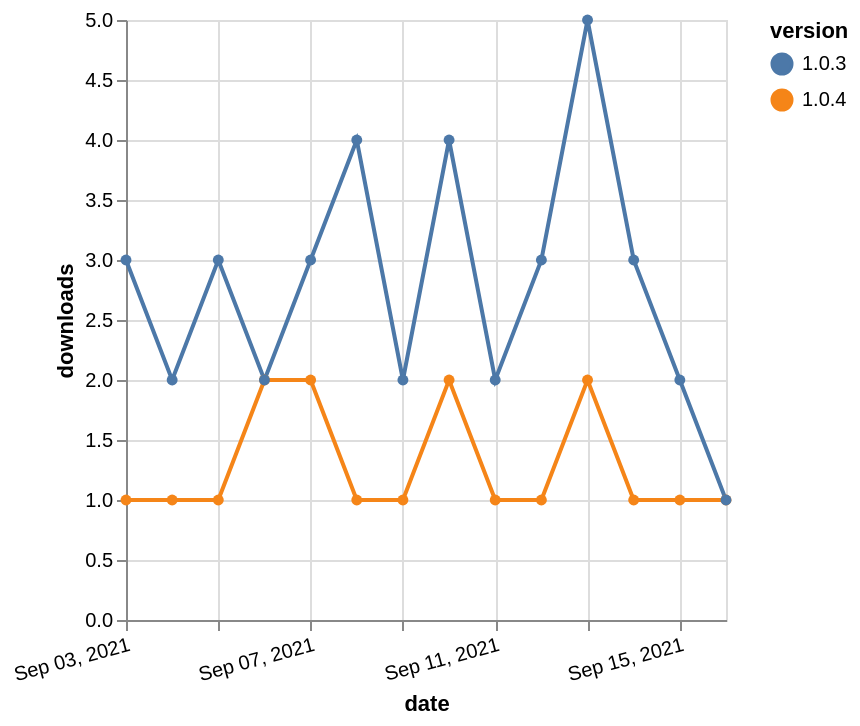

Here is the Vega-Lite specification saved for this chart:
### Vega-Lite specification from a JSON file in a GitHub repository (floating-point values rounded to 4 significant figures)
{"$schema": "https://vega.github.io/schema/vega-lite/v5.json", "description": "A simple bar chart with embedded data.", "data": {"values": [{"date": "2021-09-03", "total": 202, "delta": 1, "version": "1.0.4"}, {"date": "2021-09-04", "total": 203, "delta": 1, "version": "1.0.4"}, {"date": "2021-09-05", "total": 204, "delta": 1, "version": "1.0.4"}, {"date": "2021-09-06", "total": 206, "delta": 2, "version": "1.0.4"}, {"date": "2021-09-07", "total": 208, "delta": 2, "version": "1.0.4"}, {"date": "2021-09-08", "total": 209, "delta": 1, "version": "1.0.4"}, {"date": "2021-09-09", "total": 210, "delta": 1, "version": "1.0.4"}, {"date": "2021-09-10", "total": 212, "delta": 2, "version": "1.0.4"}, {"date": "2021-09-11", "total": 213, "delta": 1, "version": "1.0.4"}, {"date": "2021-09-12", "total": 214, "delta": 1, "version": "1.0.4"}, {"date": "2021-09-13", "total": 216, "delta": 2, "version": "1.0.4"}, {"date": "2021-09-14", "total": 217, "delta": 1, "version": "1.0.4"}, {"date": "2021-09-15", "total": 218, "delta": 1, "version": "1.0.4"}, {"date": "2021-09-16", "total": 219, "delta": 1, "version": "1.0.4"}, {"date": "2021-09-03", "total": 2608, "delta": 3, "version": "1.0.3"}, {"date": "2021-09-04", "total": 2610, "delta": 2, "version": "1.0.3"}, {"date": "2021-09-05", "total": 2613, "delta": 3, "version": "1.0.3"}, {"date": "2021-09-06", "total": 2615, "delta": 2, "version": "1.0.3"}, {"date": "2021-09-07", "total": 2618, "delta": 3, "version": "1.0.3"}, {"date": "2021-09-08", "total": 2622, "delta": 4, "version": "1.0.3"}, {"date": "2021-09-09", "total": 2624, "delta": 2, "version": "1.0.3"}, {"date": "2021-09-10", "total": 2628, "delta": 4, "version": "1.0.3"}, {"date": "2021-09-11", "total": 2630, "delta": 2, "version": "1.0.3"}, {"date": "2021-09-12", "total": 2633, "delta": 3, "version": "1.0.3"}, {"date": "2021-09-13", "total": 2638, "delta": 5, "version": "1.0.3"}, {"date": "2021-09-14", "total": 2641, "delta": 3, "version": "1.0.3"}, {"date": "2021-09-15", "total": 2643, "delta": 2, "version": "1.0.3"}, {"date": "2021-09-16", "total": 2644, "delta": 1, "version": "1.0.3"}]}, "width": "container", "mark": {"type": "line", "point": {"filled": true}}, "encoding": {"x": {"field": "date", "type": "temporal", "timeUnit": "yearmonthdate", "title": "date", "axis": {"labelAngle": -15}}, "y": {"field": "delta", "type": "quantitative", "title": "downloads"}, "color": {"field": "version", "type": "nominal"}, "tooltip": {"field": "delta"}}}
